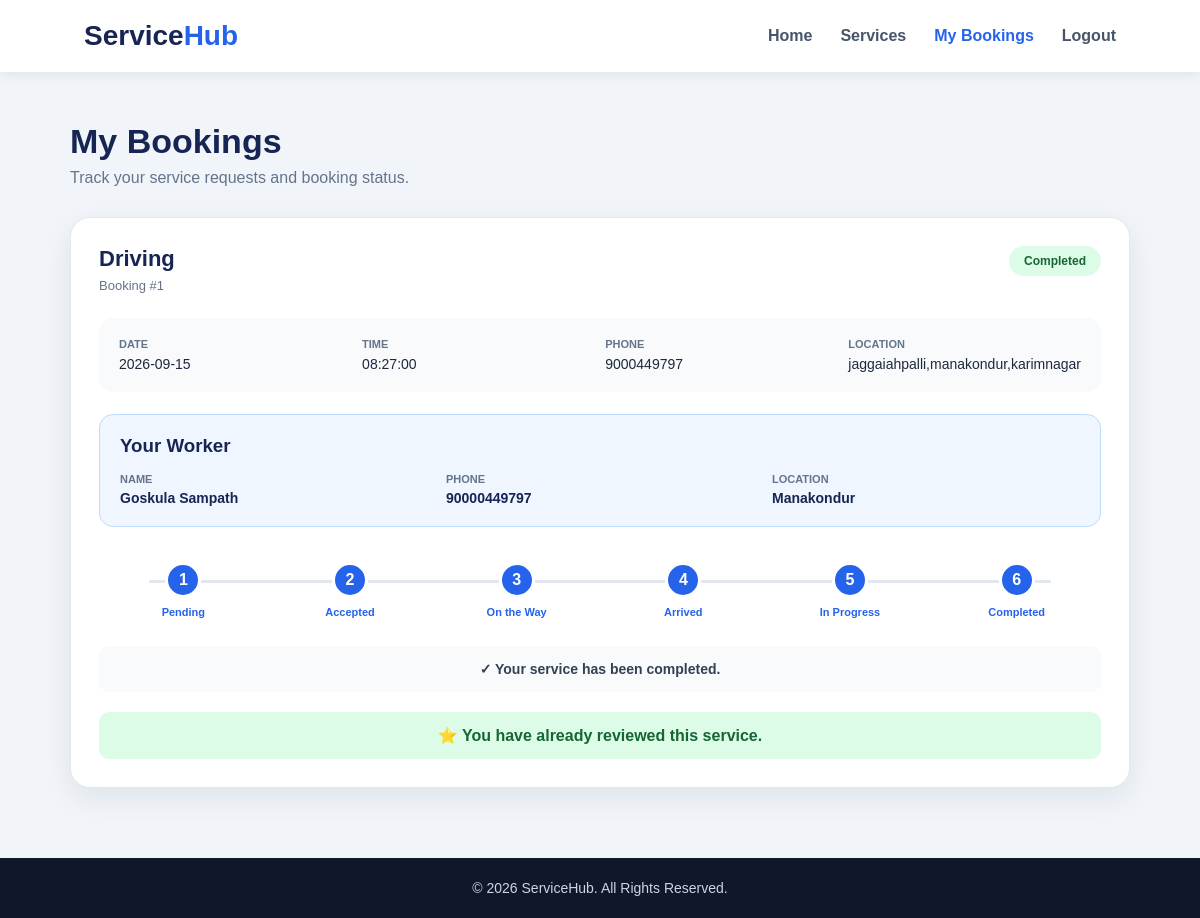
/my-bookings (signed in), run on the app's committed database.
### app.py (models this page shows)
class Booking(db.Model):
    id = db.Column(
        db.Integer,
        primary_key=True
    )
    user_id = db.Column(
        db.Integer,
        db.ForeignKey("user.id"),
        nullable=False
    )
    service_id = db.Column(
        db.Integer,
        db.ForeignKey("service.id"),
        nullable=False
    )
    worker_id = db.Column(
        db.Integer,
        db.ForeignKey("worker.id"),
        nullable=True
    )
    booking_date = db.Column(
        db.Date,
        nullable=False
    )
    booking_time = db.Column(
        db.Time,
        nullable=False
    )
    customer_phone = db.Column(
        db.String(20),
        nullable=True
    )
    customer_location = db.Column(
        db.String(255),
        nullable=True
    )
    customer_latitude = db.Column(
        db.Float,
        nullable=True
    )
    customer_longitude = db.Column(
        db.Float,
        nullable=True
    )
    worker_latitude = db.Column(
        db.Float,
        nullable=True
    )
    worker_longitude = db.Column(
        db.Float,
        nullable=True
    )
    status = db.Column(
        db.String(30),
        default="Pending",
        nullable=False
    )
    created_at = db.Column(
        db.DateTime,
        default=datetime.utcnow
    )
    user = db.relationship(
        "User",
        backref="bookings"
    )
    service = db.relationship(
        "Service",
        backref="bookings"
    )
    worker = db.relationship(
        "Worker",
        backref="bookings"
    )

class Service(db.Model):
    id = db.Column(
        db.Integer,
        primary_key=True
    )
    name = db.Column(
        db.String(100),
        nullable=False
    )
    description = db.Column(
        db.Text,
        nullable=False
    )
    price = db.Column(
        db.Float,
        nullable=False
    )
    category = db.Column(
        db.String(100),
        nullable=False
    )

class User(UserMixin, db.Model):
    id = db.Column(
        db.Integer,
        primary_key=True
    )
    name = db.Column(
        db.String(100),
        nullable=False
    )
    email = db.Column(
        db.String(120),
        unique=True,
        nullable=False
    )
    password = db.Column(
        db.String(200),
        nullable=False
    )
    role = db.Column(
        db.String(20),
        default="user",
        nullable=False
    )
    phone = db.Column(
        db.String(20),
        nullable=True
    )
    created_at = db.Column(
        db.DateTime,
        default=datetime.utcnow
    )

class Worker(db.Model):
    id = db.Column(
        db.Integer,
        primary_key=True
    )
    user_id = db.Column(
        db.Integer,
        db.ForeignKey("user.id"),
        unique=True,
        nullable=False
    )
    phone = db.Column(
        db.String(20),
        nullable=False
    )
    location = db.Column(
        db.String(255),
        nullable=False
    )
    latitude = db.Column(
        db.Float,
        nullable=True
    )
    longitude = db.Column(
        db.Float,
        nullable=True
    )
    availability = db.Column(
        db.Boolean,
        default=True,
        nullable=False
    )
    created_at = db.Column(
        db.DateTime,
        default=datetime.utcnow
    )
    user = db.relationship(
        "User",
        backref=db.backref(
            "worker_profile",
            uselist=False
        )
    )

### app.py (the view, shortened to what this page needs)
@app.route("/my-bookings")
@login_required
def my_bookings():
    bookings = Booking.query.filter_by(
        user_id=current_user.id
    ).order_by(
        Booking.created_at.desc()
    ).all()
    return render_template(
        "my_bookings.html",
        bookings=bookings
    )

### templates/my_bookings.html (shortened to what this page needs)
<!DOCTYPE html>
<html lang="en">
<head>
    <link rel="stylesheet"
          href="{{ url_for('static', filename='css/my_bookings.css') }}">
</head>
<body>
<header class="navbar">
    <div class="logo">
        Service<span>Hub</span>
    </div>
    <nav>
        <a href="{{ url_for('index') }}">
            Home
        </a>
        <a href="{{ url_for('services') }}">
            Services
        </a>
        <a href="{{ url_for('my_bookings') }}"
           class="active">
            My Bookings
        </a>
        <a href="{{ url_for('logout') }}">
            Logout
        </a>
    </nav>
</header>
<main class="page">
    <div class="page-heading">
        <h1>
            My Bookings
        </h1>
        <p>
            Track your service requests and booking status.
        </p>
    </div>
    {% if bookings %}
        <div class="booking-list">
            {% for booking in bookings %}
                <div class="booking-card">
                    <div class="booking-header">
                        <div>
                            <h2>
                                {{ booking.service.name }}
                            </h2>
                            <p>
                                Booking #{{ booking.id }}
                            </p>
                        </div>
                        <span class="status
                            {% if booking.status == 'Pending' %}
                                pending
                            {% elif booking.status == 'Accepted' %}
                                accepted
                            {% elif booking.status == 'Rejected' %}
                                rejected
                            {% elif booking.status == 'On the Way' %}
                                on-way
                            {% elif booking.status == 'Arrived' %}
                                arrived
                            {% elif booking.status == 'In Progress' %}
                                progress
                            {% elif booking.status == 'Completed' %}
                                completed
                            {% endif %}
                        ">
                            {{ booking.status }}
                        </span>
                    </div>
                    <div class="booking-details">
                        <div>
                            <strong>
                                Date
                            </strong>
                            <span>
                                {{ booking.booking_date }}
                            </span>
                        </div>
                        <div>
                            <strong>
                                Time
                            </strong>
                            <span>
                                {{ booking.booking_time }}
                            </span>
                        </div>
                        <div>
                            <strong>
                                Phone
                            </strong>
                            <span>
                                {{ booking.customer_phone
                                   or current_user.phone
                                   or "Not provided" }}
                            </span>
                        </div>
                        <div>
                            <strong>
                                Location
                            </strong>
                            <span>
                                {{ booking.customer_location
                                   or "Not provided" }}
                            </span>
                        </div>
                    </div>
                    {% if booking.worker %}
                        <div class="worker-box">
                            <h3>
                                Your Worker
                            </h3>
                            <div class="worker-details">
                                <div>
                                    <strong>
                                        Name
                                    </strong>
                                    <span>
                                        {{ booking.worker.user.name }}
                                    </span>
                                </div>
                                <div>
                                    <strong>
                                        Phone
                                    </strong>
                                    <span>
                                        {{ booking.worker.phone }}
                                    </span>
                                </div>
                                <div>
                                    <strong>
                                        Location
                                    </strong>
                                    <span>
                                        {{ booking.worker.location }}
                                    </span>
                                </div>
                            </div>
                        </div>
                    {% elif booking.status == "Pending" %}
                        <div class="waiting-box">
                            ⏳ Waiting for a worker to accept
                            your booking.
                        </div>
                    {% endif %}
                    {% if booking.status != "Rejected" %}
                        <div class="tracker">
                            <div class="tracker-line"></div>
                            <div class="tracker-step
                                {% if booking.status in [
                                    'Pending',
                                    'Accepted',
                                    'On the Way',
                                    'Arrived',
                                    'In Progress',
                                    'Completed'
                                ] %}
                                    active
                                {% endif %}
                            ">
                                <div class="circle">
                                    1
                                </div>
                                <span>
                                    Pending
                                </span>
                            </div>
                            <div class="tracker-step
                                {% if booking.status in [
                                    'Accepted',
                                    'On the Way',
                                    'Arrived',
                                    'In Progress',
                                    'Completed'
                                ] %}
                                    active
                                {% endif %}
                            ">
                                <div class="circle">
                                    2
                                </div>
                                <span>
                                    Accepted
                                </span>
                            </div>
                            <div class="tracker-step
                                {% if booking.status in [
                                    'On the Way',
                                    'Arrived',
                                    'In Progress',
                                    'Completed'
                                ] %}
                                    active
                                {% endif %}
                            ">
                                <div class="circle">
                                    3
                                </div>
                                <span>
                                    On the Way
                                </span>
                            </div>
                            <div class="tracker-step
                                {% if booking.status in [
                                    'Arrived',
                                    'In Progress',
                                    'Completed'
                                ] %}
                                    active
                                {% endif %}
                            ">
                                <div class="circle">
                                    4
                                </div>
                                <span>
                                    Arrived
                                </span>
                            </div>
                            <div class="tracker-step
                                {% if booking.status in [
                                    'In Progress',
                                    'Completed'
                                ] %}
                                    active
                                {% endif %}
                            ">
                                <div class="circle">
                                    5
                                </div>
                                <span>
                                    In Progress
                                </span>
                            </div>
                            <div class="tracker-step
                                {% if booking.status == 'Completed' %}
                                    active
                                {% endif %}
                            ">
                                <div class="circle">
                                    6
                                </div>
                                <span>
                                    Completed
                                </span>
                            </div>
                        </div>
                    {% else %}
                        <div class="rejected-box">
                            ❌ This booking was rejected by the
                            worker.
                        </div>
                    {% endif %}
                    <div class="current-status">
                        {% if booking.status == "Pending" %}
                            <p>
                                ⏳ Your booking request has been
                                sent. Please wait for a worker
                                to accept it.
                            </p>
                        {% elif booking.status == "Accepted" %}
                            <p>
                                ✓ Your booking has been accepted
                                by the worker.
                            </p>
                        {% elif booking.status == "On the Way" %}
                            <p>
                                🚗 Your worker is on the way.
                            </p>
                        {% elif booking.status == "Arrived" %}
                            <p>
                                📍 Your worker has arrived at
                                your location.
                            </p>
                        {% elif booking.status == "In Progress" %}
                            <p>
                                🔧 Your service is currently
                                in progress.
                            </p>
                        {% elif booking.status == "Completed" %}
                            <p>
                                ✓ Your service has been completed.
                            </p>
                        {% elif booking.status == "Rejected" %}
                            <p>
                                ❌ Your booking was rejected.
                            </p>
                        {% endif %}
                    </div>
                    {% if booking.status == "Completed" %}
                        {% if booking.review %}
                            <div class="reviewed-box">
                                ⭐ You have already reviewed
                                this service.
                            </div>
                        {% else %}
                            <a href="{{ url_for('add_review', booking_id=booking.id) }}"
                               class="review-button">
                                ⭐ Add Review
                            </a>
                        {% endif %}
                    {% endif %}
                </div>
            {% endfor %}
        </div>
    {% endif %}
</main>
<footer>
    <p>
        © 2026 ServiceHub. All Rights Reserved.
    </p>
</footer>
</body>
</html>

### data on the page
Booking: service.name "Driving", id "1", status "Completed", booking_date "2026-09-15", booking_time "08:27:00", customer_phone "9000449797", customer_location "jaggaiahpalli,manakondur,karimnagar", worker.user.name "Goskula Sampath", worker.phone "90000449797", worker.location "Manakondur", shows "Pending", shows "✓ Your service has been completed.", shows "⭐ You have already reviewed this service."
